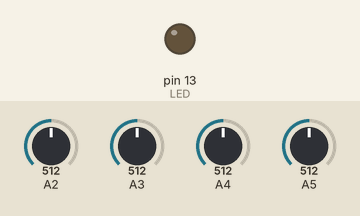
Recording of a sketch running on a simulated Arduino Uno, built with avr-gcc and run on an emulated ATmega328P. On the bench: output pins drawn as LEDs (lit = HIGH). Inputs (shaded band) come from the test bench; at power-on: A5 = 512, A4 = 512, A3 = 512, A2 = 512. MIDI output is not drawn.

Above: at 0.06 s.
1.3 s: A5 set to 40
At 3.4 s:
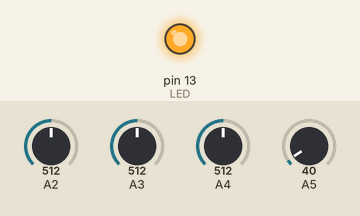
4.3 s: A4 set to 40
7.3 s: A4 set to 43
At 7.64 s:
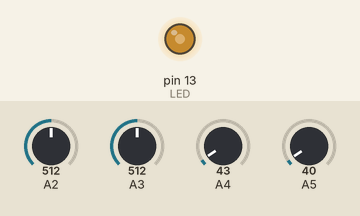
10.3 s: A3 set to 46
13.3 s: A3 set to 40
16.3 s: A3 set to 60
Timing chart, 0 to 20.3 s (numbered marks = the images above; inputs shaded):
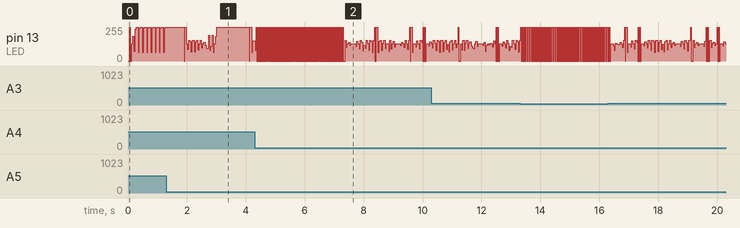

The sketch:

Foam_Drumkit.ino
```cpp
/* Arduino code for a polystyrene foam electronic MIDI drum kit.
 *  This uses the piezoelectric effect to register each pad strike,
 *  as well as the velocity of each strike.
 */

#include <MIDI.h>

MIDI_CREATE_DEFAULT_INSTANCE();

#define LED 13

// these constants won't change:
int padLimit = 1010;
int howHard = 1024;
int threshold[] = {38, 42, 40, 50};
int knockSensor;
int notes[] = {54, 60, 70, 80};
int hitTime[4];

// these variables will change:
int sensorReading = 0;      // variable to store the value read from the sensor pin
int ledState = LOW;         // variable used to store the last LED status, to toggle the light

void setup() {
 pinMode(LED, OUTPUT);
    MIDI.begin(4);          // Launch MIDI and listen to channel 4
}

void loop() {
  for(knockSensor = 2; knockSensor < 6; knockSensor++) {
  // read the sensor and store it in the variable sensorReading:
  if(analogRead(knockSensor) > threshold[knockSensor-2]) {
    if (millis() - hitTime[knockSensor-2] > 50) {
    digitalWrite(LED,HIGH);
    /*
      if (analogRead(knockSensor) < howHard) {
        howHard = analogRead(knockSensor);
        howHard = padLimit - analogRead(knockSensor);
         howHard *= 20;
       constrain(howHard, 0, 127);
      } */
        MIDI.sendNoteOn(notes[knockSensor-2],127,1);  // Send a Note (pitch 42, velo 127 on channel 1)
       delay(10);
       MIDI.sendNoteOff(notes[knockSensor-2],127,1);
       hitTime[knockSensor-2] = millis();
    }
  }
  digitalWrite(LED,LOW);
  howHard = 1024;
  //delay(10);  // delay to avoid overloading the serial port buffer
}
delay(15);
}
```
